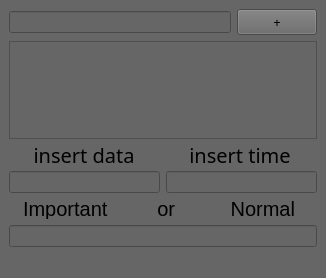
<?xml version="1.0" encoding="UTF-8"?>
<ui version="4.0">
 <class>MainWindow</class>
 <widget class="QMainWindow" name="MainWindow">
  <property name="geometry">
   <rect>
    <x>0</x>
    <y>0</y>
    <width>326</width>
    <height>278</height>
   </rect>
  </property>
  <property name="windowTitle">
   <string>MainWindow</string>
  </property>
  <property name="styleSheet">
   <string notr="true">background-color: rgb(102, 102, 102);</string>
  </property>
  <widget class="QWidget" name="centralwidget">
   <layout class="QVBoxLayout" name="verticalLayout">
    <item>
     <layout class="QGridLayout" name="gl_tasks"/>
    </item>
    <item>
     <layout class="QHBoxLayout" name="horizontalLayout">
      <item>
       <widget class="QLineEdit" name="tb_ne_task"/>
      </item>
      <item>
       <widget class="QPushButton" name="btn_new_task">
        <property name="font">
         <font>
          <family>MRT_Nil 3</family>
          <pointsize>10</pointsize>
         </font>
        </property>
        <property name="text">
         <string>+</string>
        </property>
       </widget>
      </item>
     </layout>
    </item>
    <item>
     <widget class="QTextEdit" name="tb_n_t_d"/>
    </item>
    <item>
     <layout class="QHBoxLayout" name="horizontalLayout_4">
      <item>
       <widget class="QLabel" name="label">
        <property name="enabled">
         <bool>true</bool>
        </property>
        <property name="sizePolicy">
         <sizepolicy hsizetype="Preferred" vsizetype="Preferred">
          <horstretch>0</horstretch>
          <verstretch>0</verstretch>
         </sizepolicy>
        </property>
        <property name="minimumSize">
         <size>
          <width>150</width>
          <height>20</height>
         </size>
        </property>
        <property name="maximumSize">
         <size>
          <width>150</width>
          <height>20</height>
         </size>
        </property>
        <property name="font">
         <font>
          <family>MV Boli</family>
          <pointsize>15</pointsize>
         </font>
        </property>
        <property name="contextMenuPolicy">
         <enum>Qt::NoContextMenu</enum>
        </property>
        <property name="autoFillBackground">
         <bool>false</bool>
        </property>
        <property name="text">
         <string>insert data</string>
        </property>
        <property name="alignment">
         <set>Qt::AlignCenter</set>
        </property>
       </widget>
      </item>
      <item>
       <widget class="QLabel" name="label_2">
        <property name="minimumSize">
         <size>
          <width>150</width>
          <height>20</height>
         </size>
        </property>
        <property name="maximumSize">
         <size>
          <width>150</width>
          <height>20</height>
         </size>
        </property>
        <property name="font">
         <font>
          <family>MV Boli</family>
          <pointsize>15</pointsize>
          <italic>false</italic>
         </font>
        </property>
        <property name="text">
         <string>insert time</string>
        </property>
        <property name="alignment">
         <set>Qt::AlignCenter</set>
        </property>
       </widget>
      </item>
     </layout>
    </item>
    <item>
     <layout class="QHBoxLayout" name="horizontalLayout_2">
      <item>
       <widget class="QLineEdit" name="date"/>
      </item>
      <item>
       <widget class="QLineEdit" name="time"/>
      </item>
     </layout>
    </item>
    <item>
     <widget class="QLabel" name="label_3">
      <property name="minimumSize">
       <size>
        <width>300</width>
        <height>20</height>
       </size>
      </property>
      <property name="maximumSize">
       <size>
        <width>300</width>
        <height>20</height>
       </size>
      </property>
      <property name="font">
       <font>
        <pointsize>15</pointsize>
       </font>
      </property>
      <property name="text">
       <string>Important         or          Normal</string>
      </property>
      <property name="alignment">
       <set>Qt::AlignCenter</set>
      </property>
     </widget>
    </item>
    <item>
     <widget class="QLineEdit" name="i_o_n"/>
    </item>
   </layout>
  </widget>
  <widget class="QMenuBar" name="menubar">
   <property name="geometry">
    <rect>
     <x>0</x>
     <y>0</y>
     <width>326</width>
     <height>21</height>
    </rect>
   </property>
  </widget>
  <widget class="QStatusBar" name="statusbar"/>
 </widget>
 <resources/>
 <connections/>
</ui>
